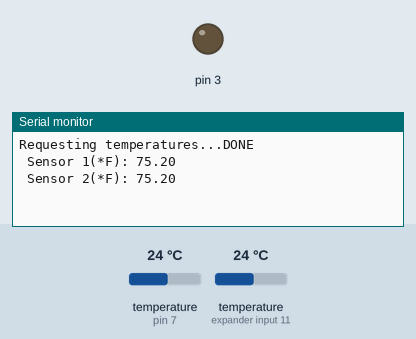
Simulated run of this sketch. Board: Arduino Uno, built with avr-gcc and run on an emulated ATmega328P. Parts: output pins drawn as LEDs (lit = HIGH), the last lines printed to the serial monitor. Inputs (shaded band) come from the test bench; at power-on: temperature (sensors on pin 7, expander input 11) 24 °C.

Above: at 1.6 s.
1.7 s: temperature (sensor on pin 7) set to 12 °C
At 4.8 s:
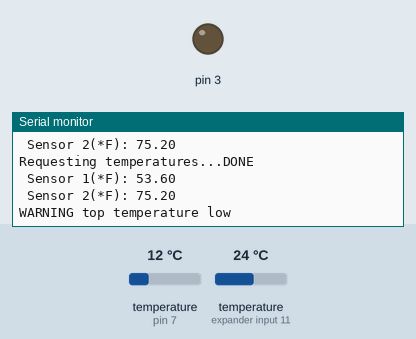
5.1 s: temperature (sensor on expander input 11) set to 12 °C
At 6.2 s:
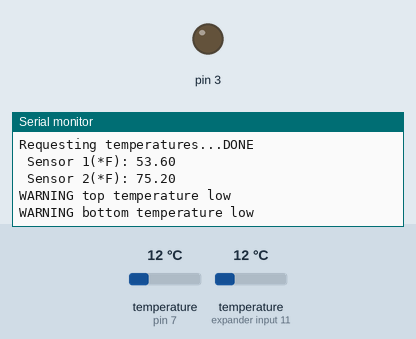
7.1 s: temperature (sensor on pin 7) set to 33 °C
At 11.4 s:
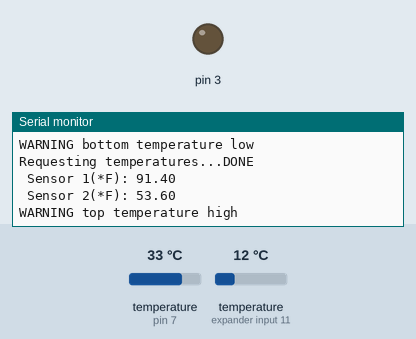
11.7 s: temperature (sensor on expander input 11) set to 33 °C
At 13.2 s:
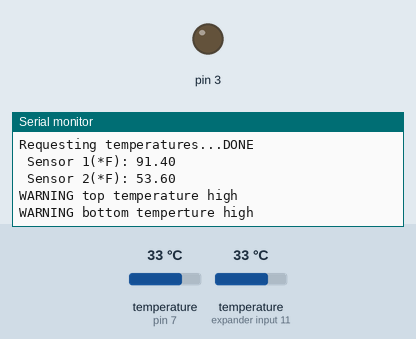
Timing chart, 0 to 14.7 s (numbered marks = the images above; inputs shaded):
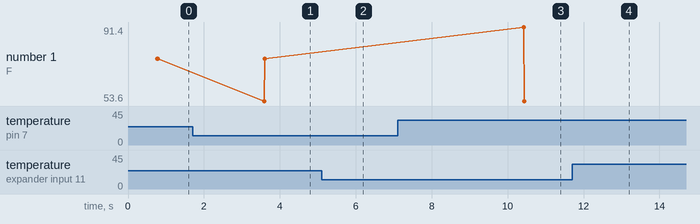

The sketch:

Multi_waterproof_thermometer_code.ino
```cpp
// Include the libraries we need
#include <OneWire.h>
#include <DallasTemperature.h>

// Data wire is connected to GPIO15
#define ONE_WIRE_BUS 7
// Setup a oneWire instance to communicate with a OneWire device
OneWire oneWire(ONE_WIRE_BUS);
// Pass our oneWire reference to Dallas Temperature sensor
DallasTemperature sensors(&oneWire);

int x = 0;
int y = 0;

//DeviceAddress sensor3= { 0x28, 0xFF, 0xA0, 0x11, 0x33, 0x17, 0x3, 0x96 };

DeviceAddress sensor1 = { 0x28, 0x40, 0x39, 0xD5, 0x4F, 0x20, 0x1, 0x6D };
DeviceAddress sensor2 = { 0x28, 0x90, 0x13, 0xE7, 0x4C, 0x20, 0x1, 0x47 };

void setup(void){
  Serial.begin(115200);
  sensors.begin();
    pinMode(3, OUTPUT);
}

void loop(void){


  Serial.print("Requesting temperatures...");
  sensors.requestTemperatures(); // Send the command to get temperatures
  Serial.println("DONE");

//  Serial.print("Sensor 1(*C): ");
 // Serial.print(sensors.getTempC(sensor1));
  Serial.print(" Sensor 1(*F): ");
  Serial.println(sensors.getTempF(sensor1));


//  Serial.print("Sensor 2(*C): ");
 // Serial.print(sensors.getTempC(sensor2));
  Serial.print(" Sensor 2(*F): ");
  Serial.println(sensors.getTempF(sensor2));

  if (sensors.getTempF(sensor1) > 85) {y = 1 ;Serial.println("WARNING top temperature high");
  digitalWrite(13, HIGH);
  delay(1000);
  digitalWrite(13, LOW);
  delay(1000);}
  if (sensors.getTempF(sensor1) < 60) {y = 1 ;Serial.println("WARNING top temperature low");
  digitalWrite(13, HIGH);
  delay(1000);
  digitalWrite(13, LOW);
  delay(1000);}

  if (sensors.getTempF(sensor2) > 85) {x = 1 ;Serial.println("WARNING bottom temperture high");
  digitalWrite(13, HIGH);
  delay(1000);
  digitalWrite(13, LOW);
  delay(1000);}
  if (sensors.getTempF(sensor2) < 60) {x = 1 ;Serial.println("WARNING bottom temperature low");
  digitalWrite(13, HIGH);
  delay(1000);
  digitalWrite(13, LOW);
  delay(1000);}

  delay(2000);

}
```

Measured:
- after the input at 1.7 s, the serial monitor: prints a new line after 1.9 s (image 1)
- after the input at 5.1 s, the serial monitor: prints a new line after 0.57 s (image 2)
- after the input at 7.1 s, the serial monitor: prints a new line after 3.3 s (image 3)
- after the input at 11.7 s, the serial monitor: prints a new line after 0.78 s (image 4)
